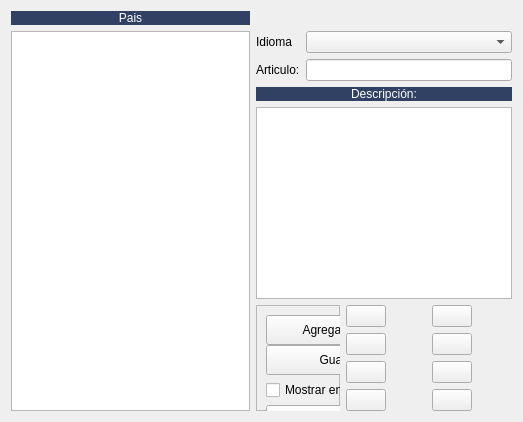
         <widget class="QWidget" name="tab_web">
          <attribute name="title">
           <string>Web</string>
          </attribute>
          <layout class="QGridLayout" name="gridLayout_43">
           <item row="4" column="1" colspan="6">
            <widget class="QTextEdit" name="txtDescWebIdioma"/>
           </item>
           <item row="5" column="6" rowspan="2">
            <widget class="QLabel" name="imagen3_web_idioma">
             <property name="maximumSize">
              <size>
               <width>72</width>
               <height>72</height>
              </size>
             </property>
             <property name="text">
              <string/>
             </property>
             <property name="pixmap">
              <pixmap>:/Icons/PNG/Box.png</pixmap>
             </property>
             <property name="scaledContents">
              <bool>true</bool>
             </property>
            </widget>
           </item>
           <item row="0" column="0">
            <widget class="QLabel" name="label_66">
             <property name="styleSheet">
              <string notr="true">background-color: #304163;
color: rgb(255, 255, 255);</string>
             </property>
             <property name="text">
              <string>Pais</string>
             </property>
             <property name="alignment">
              <set>Qt::AlignmentFlag::AlignCenter</set>
             </property>
            </widget>
           </item>
           <item row="2" column="1">
            <widget class="QLabel" name="label_51">
             <property name="text">
              <string>Articulo:</string>
             </property>
            </widget>
           </item>
           <item row="1" column="0" rowspan="8">
            <widget class="QTableView" name="tablaPaises_web">
             <property name="maximumSize">
              <size>
               <width>239</width>
               <height>16777215</height>
              </size>
             </property>
            </widget>
           </item>
           <item row="6" column="5">
            <widget class="QPushButton" name="btnImg_web3_delete">
             <property name="text">
              <string/>
             </property>
             <property name="icon">
              <iconset resource="../designer.qrc">
               <normaloff>:/PNG/resources/icons/png/delete.png</normaloff>:/PNG/resources/icons/png/delete.png</iconset>
             </property>
            </widget>
           </item>
           <item row="1" column="1">
            <widget class="QLabel" name="label_56">
             <property name="text">
              <string>Idioma</string>
             </property>
            </widget>
           </item>
           <item row="5" column="5">
            <widget class="QPushButton" name="btnImg_web3_add">
             <property name="text">
              <string/>
             </property>
             <property name="icon">
              <iconset resource="../designer.qrc">
               <normaloff>:/PNG/resources/icons/png/Add.png</normaloff>:/PNG/resources/icons/png/Add.png</iconset>
             </property>
            </widget>
           </item>
           <item row="7" column="5">
            <widget class="QPushButton" name="btnImg_web4_add">
             <property name="text">
              <string/>
             </property>
             <property name="icon">
              <iconset resource="../designer.qrc">
               <normaloff>:/PNG/resources/icons/png/Add.png</normaloff>:/PNG/resources/icons/png/Add.png</iconset>
             </property>
            </widget>
           </item>
           <item row="7" column="6" rowspan="2">
            <widget class="QLabel" name="imagen4_web_idioma">
             <property name="maximumSize">
              <size>
               <width>72</width>
               <height>72</height>
              </size>
             </property>
             <property name="text">
              <string/>
             </property>
             <property name="pixmap">
              <pixmap>:/Icons/PNG/Box.png</pixmap>
             </property>
             <property name="scaledContents">
              <bool>true</bool>
             </property>
            </widget>
           </item>
           <item row="3" column="1" colspan="6">
            <widget class="QLabel" name="label_64">
             <property name="styleSheet">
              <string notr="true">background-color: #304163;
color: rgb(255, 255, 255);</string>
             </property>
             <property name="text">
              <string>Descripción:</string>
             </property>
             <property name="alignment">
              <set>Qt::AlignmentFlag::AlignCenter</set>
             </property>
            </widget>
           </item>
           <item row="8" column="5">
            <widget class="QPushButton" name="btnImg_web4_delete">
             <property name="text">
              <string/>
             </property>
             <property name="icon">
              <iconset resource="../designer.qrc">
               <normaloff>:/PNG/resources/icons/png/delete.png</normaloff>:/PNG/resources/icons/png/delete.png</iconset>
             </property>
            </widget>
           </item>
           <item row="2" column="2" colspan="5">
            <widget class="QLineEdit" name="txtArticulowebidioma"/>
           </item>
           <item row="1" column="2" colspan="5">
            <widget class="QComboBox" name="cboIdiomasweb"/>
           </item>
           <item row="5" column="4" rowspan="2">
            <widget class="QLabel" name="imagen1_web_idioma">
             <property name="maximumSize">
              <size>
               <width>72</width>
               <height>72</height>
              </size>
             </property>
             <property name="text">
              <string/>
             </property>
             <property name="pixmap">
              <pixmap>:/Icons/PNG/Box.png</pixmap>
             </property>
             <property name="scaledContents">
              <bool>true</bool>
             </property>
            </widget>
           </item>
           <item row="7" column="4" rowspan="2">
            <widget class="QLabel" name="imagen2_web_idioma">
             <property name="maximumSize">
              <size>
               <width>72</width>
               <height>72</height>
              </size>
             </property>
             <property name="text">
              <string/>
             </property>
             <property name="pixmap">
              <pixmap>:/Icons/PNG/Box.png</pixmap>
             </property>
             <property name="scaledContents">
              <bool>true</bool>
             </property>
            </widget>
           </item>
           <item row="5" column="3">
            <widget class="QPushButton" name="btnImg_web1_add">
             <property name="text">
              <string/>
             </property>
             <property name="icon">
              <iconset resource="../designer.qrc">
               <normaloff>:/PNG/resources/icons/png/Add.png</normaloff>:/PNG/resources/icons/png/Add.png</iconset>
             </property>
            </widget>
           </item>
           <item row="6" column="3">
            <widget class="QPushButton" name="btnImg_web1_delete">
             <property name="text">
              <string/>
             </property>
             <property name="icon">
              <iconset resource="../designer.qrc">
               <normaloff>:/PNG/resources/icons/png/delete.png</normaloff>:/PNG/resources/icons/png/delete.png</iconset>
             </property>
            </widget>
           </item>
           <item row="7" column="3">
            <widget class="QPushButton" name="btnImg_web2_add">
             <property name="text">
              <string/>
             </property>
             <property name="icon">
              <iconset resource="../designer.qrc">
               <normaloff>:/PNG/resources/icons/png/Add.png</normaloff>:/PNG/resources/icons/png/Add.png</iconset>
             </property>
            </widget>
           </item>
           <item row="8" column="3">
            <widget class="QPushButton" name="btnImg_web2_delete">
             <property name="text">
              <string/>
             </property>
             <property name="icon">
              <iconset resource="../designer.qrc">
               <normaloff>:/PNG/resources/icons/png/delete.png</normaloff>:/PNG/resources/icons/png/delete.png</iconset>
             </property>
            </widget>
           </item>
           <item row="5" column="1" rowspan="4" colspan="2">
            <widget class="QFrame" name="frame_21">
             <property name="frameShape">
              <enum>QFrame::Shape::StyledPanel</enum>
             </property>
             <property name="frameShadow">
              <enum>QFrame::Shadow::Raised</enum>
             </property>
             <widget class="QPushButton" name="pushButton">
              <property name="geometry">
               <rect>
                <x>10</x>
                <y>10</y>
                <width>151</width>
                <height>30</height>
               </rect>
              </property>
              <property name="text">
               <string>Agregar a pais</string>
              </property>
              <property name="icon">
               <iconset resource="../designer.qrc">
                <normaloff>:/PNG/resources/icons/png/Add.png</normaloff>:/PNG/resources/icons/png/Add.png</iconset>
              </property>
             </widget>
             <widget class="QPushButton" name="pushButton_2">
              <property name="geometry">
               <rect>
                <x>170</x>
                <y>10</y>
                <width>81</width>
                <height>30</height>
               </rect>
              </property>
              <property name="text">
               <string>Editar</string>
              </property>
              <property name="icon">
               <iconset resource="../designer.qrc">
                <normaloff>:/PNG/resources/icons/png/Edit.png</normaloff>:/PNG/resources/icons/png/Edit.png</iconset>
              </property>
             </widget>
             <widget class="QPushButton" name="pushButton_3">
              <property name="geometry">
               <rect>
                <x>10</x>
                <y>40</y>
                <width>151</width>
                <height>30</height>
               </rect>
              </property>
              <property name="text">
               <string>Guardar</string>
              </property>
              <property name="icon">
               <iconset resource="../designer.qrc">
                <normaloff>:/PNG/resources/icons/png/Save.png</normaloff>:/PNG/resources/icons/png/Save.png</iconset>
              </property>
             </widget>
             <widget class="QPushButton" name="pushButton_4">
              <property name="geometry">
               <rect>
                <x>170</x>
                <y>40</y>
                <width>81</width>
                <height>30</height>
               </rect>
              </property>
              <property name="text">
               <string>Deshacer</string>
              </property>
              <property name="icon">
               <iconset resource="../designer.qrc">
                <normaloff>:/PNG/resources/icons/png/undo.png</normaloff>:/PNG/resources/icons/png/undo.png</iconset>
              </property>
             </widget>
             <widget class="QPushButton" name="pushButton_5">
              <property name="geometry">
               <rect>
                <x>10</x>
                <y>100</y>
                <width>241</width>
                <height>30</height>
               </rect>
              </property>
              <property name="text">
               <string>Borrar de pais</string>
              </property>
              <property name="icon">
               <iconset resource="../designer.qrc">
                <normaloff>:/PNG/resources/icons/png/delete.png</normaloff>:/PNG/resources/icons/png/delete.png</iconset>
              </property>
             </widget>
             <widget class="QCheckBox" name="checkBox">
              <property name="geometry">
               <rect>
                <x>10</x>
                <y>70</y>
                <width>241</width>
                <height>30</height>
               </rect>
              </property>
              <property name="text">
               <string>Mostrar en web</string>
              </property>
             </widget>
            </widget>
           </item>
          </layout>
         </widget>
